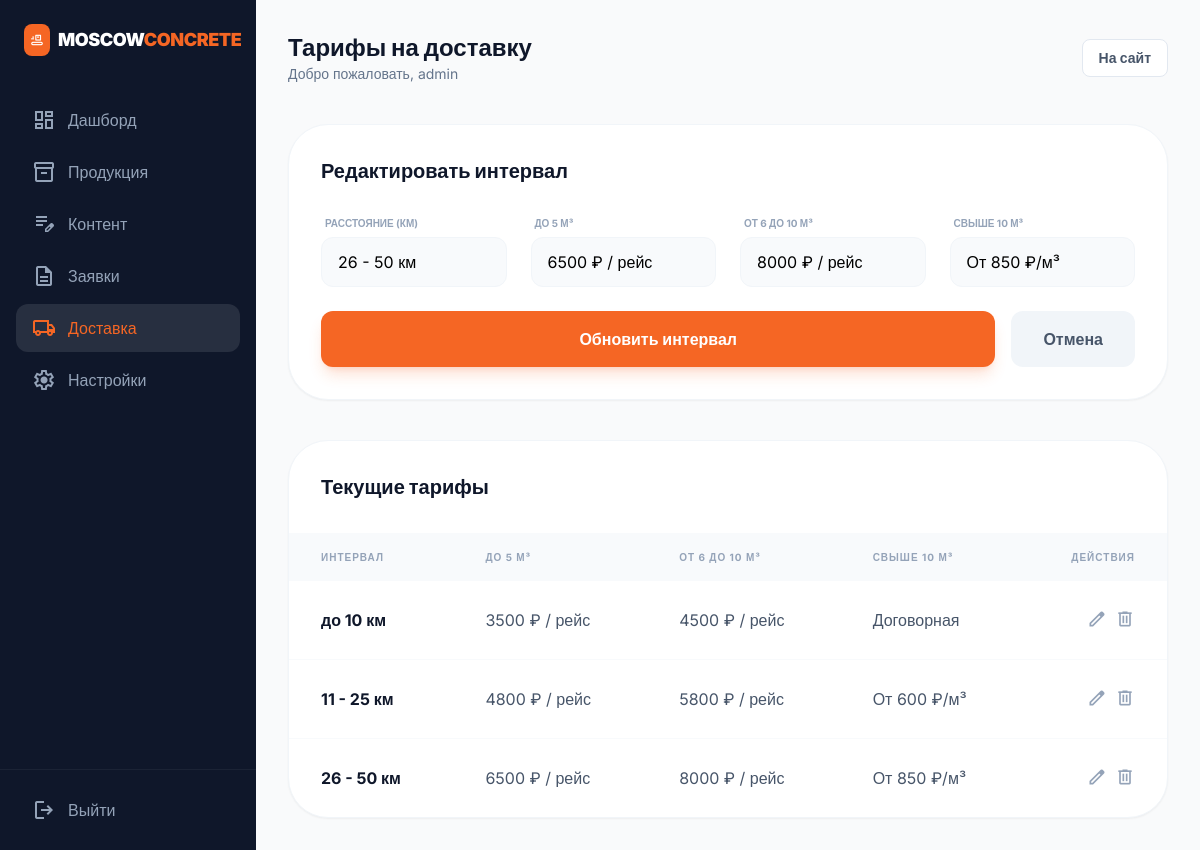
The page /admin/delivery.php?edit=3 (signed in) on the database its author committed.
### tables this page shows
CREATE TABLE delivery_rates (
        id INTEGER PRIMARY KEY AUTOINCREMENT,
        range_text TEXT,
        price_small TEXT,
        price_medium TEXT,
        price_large TEXT
    );

### admin/delivery.php (the view, shortened to what this page needs)
<?php
require_once '../includes/config.php';
include 'includes/header.php';
$rates = $pdo->query("SELECT * FROM delivery_rates")->fetchAll();
$edit_rate = null;
if (isset($_GET['edit'])) {
    $stmt = $pdo->prepare("SELECT * FROM delivery_rates WHERE id = ?");
    $stmt->execute([$_GET['edit']]);
    $edit_rate = $stmt->fetch();
}
?>
<div class="space-y-10">
    <div class="bg-white p-8 rounded-[2.5rem] border border-slate-100 shadow-sm">
        <h3 class="text-xl font-black text-slate-900 mb-6"><?php echo $edit_rate ? 'Редактировать интервал' : 'Добавить интервал'; ?></h3>
        <form method="POST" class="grid grid-cols-1 md:grid-cols-4 gap-6">
            <div class="space-y-1">
                <label class="text-[10px] font-bold text-slate-400 uppercase ml-1">Расстояние (км)</label>
                <input name="range_text" required value="<?php echo $edit_rate['range_text'] ?? ''; ?>" placeholder="напр. до 10 км" class="w-full bg-slate-50 border border-slate-100 rounded-xl px-4 py-3 outline-none focus:ring-2 focus:ring-primary/20"/>
            </div>
            <div class="space-y-1">
                <label class="text-[10px] font-bold text-slate-400 uppercase ml-1">до 5 м³</label>
                <input name="price_small" required value="<?php echo $edit_rate['price_small'] ?? ''; ?>" placeholder="3500 ₽" class="w-full bg-slate-50 border border-slate-100 rounded-xl px-4 py-3 outline-none focus:ring-2 focus:ring-primary/20"/>
            </div>
            <div class="space-y-1">
                <label class="text-[10px] font-bold text-slate-400 uppercase ml-1">от 6 до 10 м³</label>
                <input name="price_medium" required value="<?php echo $edit_rate['price_medium'] ?? ''; ?>" placeholder="4500 ₽" class="w-full bg-slate-50 border border-slate-100 rounded-xl px-4 py-3 outline-none focus:ring-2 focus:ring-primary/20"/>
            </div>
            <div class="space-y-1">
                <label class="text-[10px] font-bold text-slate-400 uppercase ml-1">Свыше 10 м³</label>
                <input name="price_large" required value="<?php echo $edit_rate['price_large'] ?? ''; ?>" placeholder="Договорная" class="w-full bg-slate-50 border border-slate-100 rounded-xl px-4 py-3 outline-none focus:ring-2 focus:ring-primary/20"/>
            </div>
            <div class="md:col-span-4 flex gap-4">
                <button type="submit" class="flex-1 bg-primary text-white font-bold py-4 rounded-xl shadow-lg shadow-primary/20">
                    <?php echo $edit_rate ? 'Обновить интервал' : 'Добавить интервал'; ?>
                </button>
                <?php if ($edit_rate): ?>
                    <a href="delivery.php" class="bg-slate-100 text-slate-600 font-bold py-4 px-8 rounded-xl">Отмена</a>
                <?php endif; ?>
            </div>
        </form>
    </div>
    <div class="bg-white rounded-[2.5rem] border border-slate-100 shadow-sm overflow-hidden">
        <div class="p-8 border-b border-slate-50">
            <h3 class="text-xl font-black text-slate-900">Текущие тарифы</h3>
        </div>
        <div class="overflow-x-auto">
            <table class="w-full text-left">
                <thead>
                    <tr class="bg-slate-50 text-slate-400 text-[10px] font-black uppercase tracking-widest">
                        <th class="px-8 py-4">Интервал</th>
                        <th class="px-8 py-4">до 5 м³</th>
                        <th class="px-8 py-4">от 6 до 10 м³</th>
                        <th class="px-8 py-4">Свыше 10 м³</th>
                        <th class="px-8 py-4 text-right">Действия</th>
                    </tr>
                </thead>
                <tbody class="divide-y divide-slate-50">
                    <?php foreach ($rates as $rate): ?>
                    <tr class="hover:bg-slate-50/50 transition-colors">
                        <td class="px-8 py-6 font-bold text-slate-900"><?php echo htmlspecialchars($rate['range_text']); ?></td>
                        <td class="px-8 py-6 text-slate-600"><?php echo htmlspecialchars($rate['price_small']); ?></td>
                        <td class="px-8 py-6 text-slate-600"><?php echo htmlspecialchars($rate['price_medium']); ?></td>
                        <td class="px-8 py-6 text-slate-600"><?php echo htmlspecialchars($rate['price_large']); ?></td>
                        <td class="px-8 py-6 text-right">
                            <div class="flex justify-end gap-2">
                                <a href="?edit=<?php echo $rate['id']; ?>" class="text-slate-400 hover:text-primary transition-colors">
                                    <span class="material-symbols-outlined text-xl">edit</span>
                                </a>
                                <a href="?delete=<?php echo $rate['id']; ?>" class="text-slate-400 hover:text-red-600 transition-colors" onclick="return confirm('Удалить?')">
                                    <span class="material-symbols-outlined text-xl">delete</span>
                                </a>
                            </div>
                        </td>
                    </tr>
                    <?php endforeach; ?>
                </tbody>
            </table>
        </div>
    </div>
</div>
<?php include 'includes/footer.php'; ?>

### admin/includes/header.php (style rules this page uses)
body { font-family: 'Inter', sans-serif; }
.material-symbols-outlined { font-variation-settings: 'FILL' 0, 'wght' 400, 'GRAD' 0, 'opsz' 24; }

### rows shown on the page
delivery_rates: range_text "26 - 50 км", price_small "6500 ₽ / рейс", price_medium "8000 ₽ / рейс", price_large "От 850 ₽/м³"
delivery_rates: range_text "до 10 км", price_small "3500 ₽ / рейс", price_medium "4500 ₽ / рейс", price_large "Договорная"
delivery_rates: range_text "11 - 25 км", price_small "4800 ₽ / рейс", price_medium "5800 ₽ / рейс", price_large "От 600 ₽/м³"

### other values the page prints
$title "Тарифы на доставку"
$_SESSION['admin_user'] "admin"
